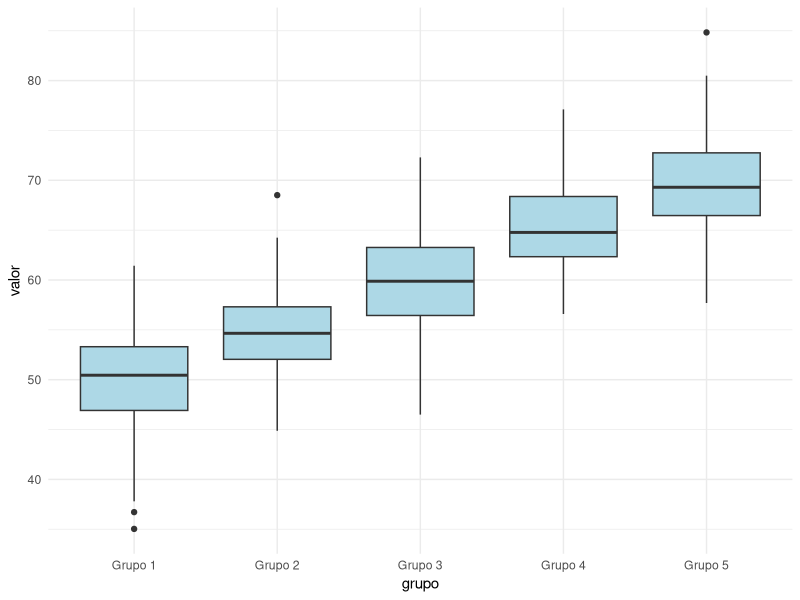
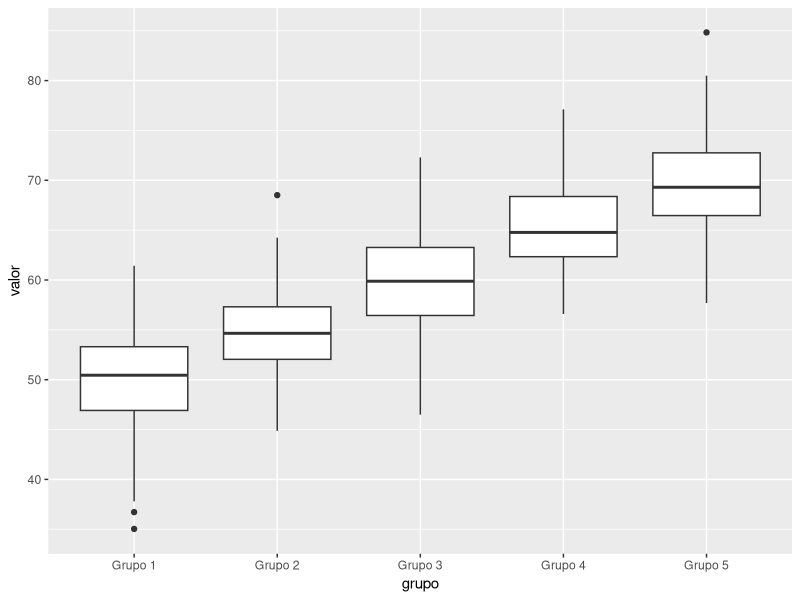

Generate these figures, in order, with R:
# Instalar paquetes necesarios si no los tienes
install.packages("openxlsx")
install.packages("ggplot2")

# Cargar los paquetes
library(openxlsx)
library(ggplot2)

datos_cobertura <- read.xlsx("data/02_datos_cobertura_vegetal.xlsx")

summary(datos_cobertura)
head(datos_cobertura)

?aov

modelo_anova <- aov(valor ~ grupo, data = datos_cobertura) 
modelo_anova
summary(modelo_anova)

?TukeyHSD

tukey <- TukeyHSD(modelo_anova)
tukey

# Un boxplot es una buena manera de visualizar la distribución de los datos por grupo
ggplot(datos_cobertura, aes(x = grupo, y = valor)) +
  geom_boxplot(fill = "lightblue") +
  theme_minimal()

ggplot(datos_cobertura, aes(x = grupo, y = valor)) +
  geom_boxplot()
